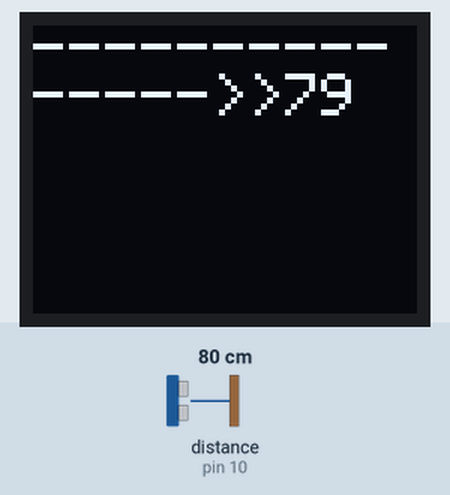
The sketch below on a simulated Arduino Uno, built with avr-gcc and run on an emulated ATmega328P. Shown: 64×48 one-colour display. Wiring (inferred from the names in the program): ultrasonic range finder: trigger pin 9; echo pin 10. The test bench sets the inputs (shaded band); at power-on: distance to the obstacle (sensor on pin 10) 80 cm. The echo pulse lasts 58.3 µs per cm; the display library's start-up logo is not drawn.

Above: at 1.2 s.
1.3 s: distance to the obstacle (sensor on pin 10) set to 2 cm
At 2.6 s:
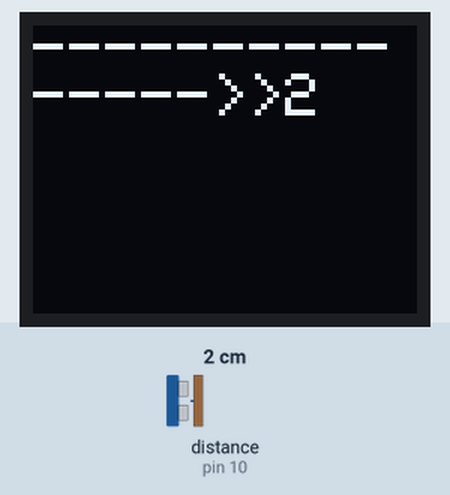
2.9 s: distance to the obstacle (sensor on pin 10) set to 4 cm
At 4.0 s:
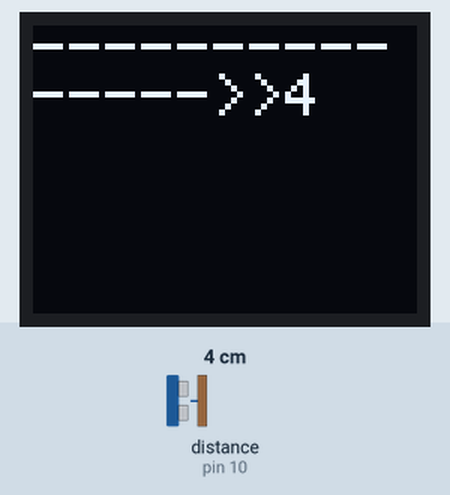
4.5 s: distance to the obstacle (sensor on pin 10) set to 9 cm
At 5.4 s:
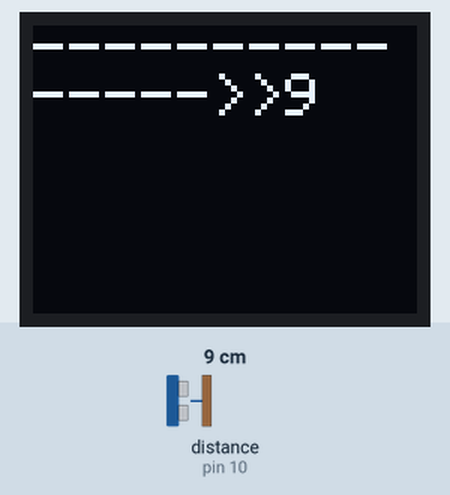
Timing chart, 0 to 7.5 s (numbered marks = the images above; inputs shaded):
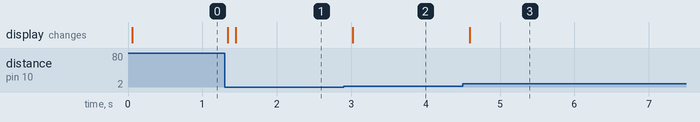

The sketch:

Exemplu.ino
```cpp
#include <Adafruit_GFX.h>
#include <Adafruit_SSD1306.h>
#include <SPI.h>
#include <Wire.h>

#define i2c_address 0x3C //adresa de la i2c OLED Display
#define OLED_RESET -1 //butonul de reset pentru OLED, -1 daca nu e cazul
#define OLED_WIDTH 64 //dimensiunea OLED-ului, in cazul de fata e 64x48
#define OLED_HEIGHT 48

const int trigPin = 9; //trigger Pin pentru senzor
const int echoPin = 10; //echo Pin pentru senzor

Adafruit_SSD1306 display(OLED_WIDTH, OLED_HEIGHT, &Wire, OLED_RESET); //initializare OLED

void setup() {
  pinMode(trigPin, OUTPUT);
  pinMode(echoPin, INPUT_PULLUP);
  while(!display.begin(SSD1306_SWITCHCAPVCC, i2c_address));
  display.display();
}

int distance()
{
digitalWrite(trigPin, LOW);
  delayMicroseconds(2);
  digitalWrite(trigPin, HIGH);
  delayMicroseconds(10);
  digitalWrite(trigPin, LOW);

  float duration = pulseIn(echoPin, HIGH); //duratia pentru unda sonora de la senzor la un obiect si inapoi
  float distance = (duration * 0.0343) / 2; //determinarea distantei folosind relatia distanta = (durata * viteza_sunet) / 2
  //viteza sunetului in aer este 0.0343, iar pentru apa e ~0.15
  return (int)distance; //returneaza distanta dintre senzor si obiect
}

void loop() {
  display.clearDisplay(); //sterge tot textul de pe OLED
  display.setTextSize(1); //seteaza dimensiunea textului la 1
  display.setTextColor(WHITE); //seteaza culoarea textului
  display.setCursor(0, 0); //seteaza punctul de inceput la (0,0)
  display.print("--------------->>"); //scrierea textului pe OLED
  display.println(distance());
  display.display(); //afisarea textului pregatit
  delay(100);
}
```

Measured:
- after the input at 1.3 s, the display: first changes at once (image 1 shows a later state)
- after the input at 2.9 s, the display: changes after 0.12 s (image 2)
- after the input at 4.5 s, the display: changes after 0.09 s (image 3)
